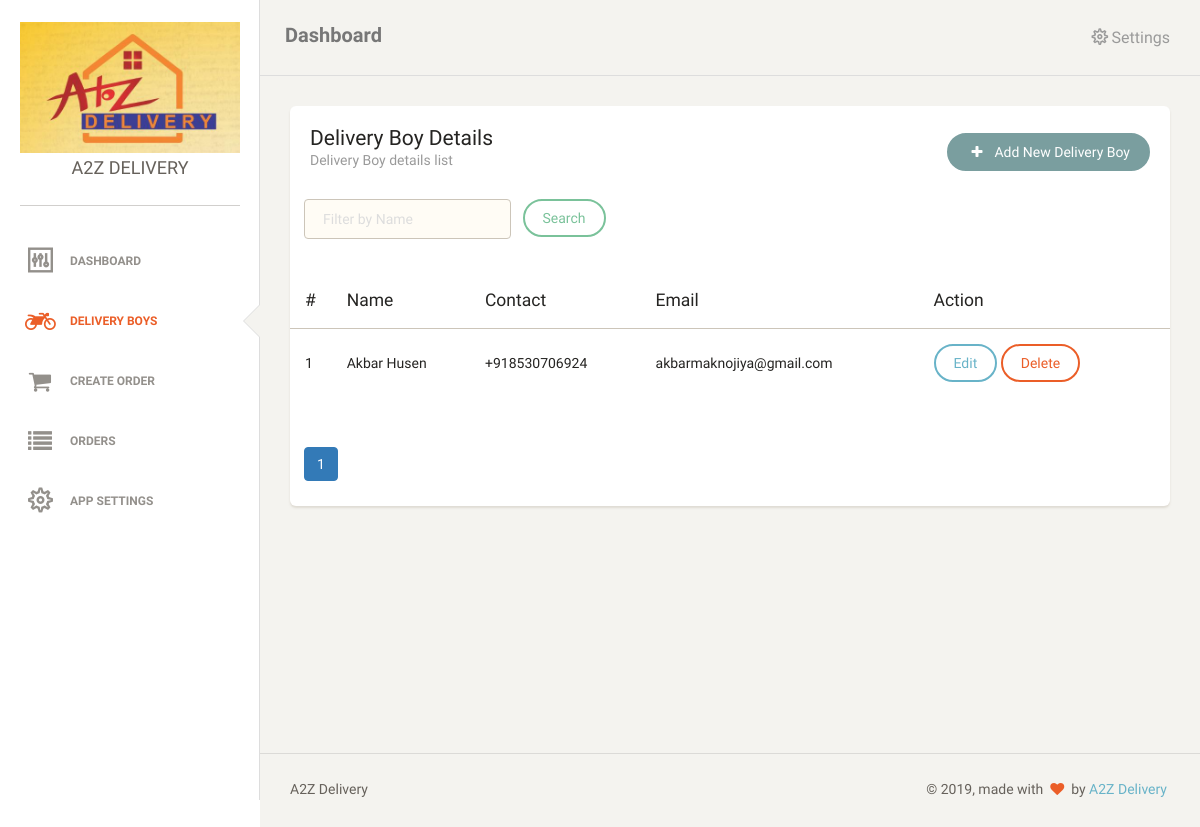
/delivery_boys.php (signed in), run on the app's committed database.
### tables this page shows
CREATE TABLE IF NOT EXISTS `users` (
  `id` int(11) NOT NULL AUTO_INCREMENT,
  `username` varchar(255) NOT NULL,
  `password` varchar(255) NOT NULL,
  `name` varchar(100) NOT NULL,
  `contact` varchar(50) NOT NULL,
  `type` int(11) NOT NULL,
  `created_at` timestamp NOT NULL DEFAULT CURRENT_TIMESTAMP,
  PRIMARY KEY (`id`)
);

### layouts/pagination-top.php (called while the page is built, shortened)
<?php
	$rec_limit = RECORDS_PER_PAGE;
	if( isset($_GET['page'] ) ) {
	    $page = $_GET['page'] - 1;
	    $offset = $rec_limit * $page ;
	}else {
	    $offset = 0;
	}
?>

### common/functions.php (called while the page is built, shortened)
<?php
require_once(BASE_PATH.'/common/database.php');
function get_deliveryboy_details($limited = false,$offset = 0,$limit = 0,$searchWith = '') {
		global $db,$app;
		$limitedSql = "";
		 $where = " WHERE type=2";
		if($limited) {
			$limitedSql = " LIMIT ".$offset.",".$limit;
		}
		$sql = 'SELECT * FROM `users` '.$where.' ORDER BY id DESC'.$limitedSql;
		$result = $db->get($db->query($sql));
		return $result;
}
?>

### common/database.php (called while the page is built, shortened)
<?php
	class DB {
		public $conn;
		function __construct($hostname,$username,$password,$database)
		{
		$this->conn = mysqli_connect($hostname,$username,$password,$database) or die('Database is still not setup ...');
		return $this->conn;
		}
		function query($query) {
			$res = mysqli_query($this->conn,$query);
			return $res;
		}
		function get($res,$inArrayOnly = false) {
			$rows = [];
			while($row = mysqli_fetch_assoc($res)) {
				$rows[] = $row;
			}
			if(!$inArrayOnly) {
				$rows= $this->toStdObject($rows);
			}
			return $rows;
		}
		function toStdObject($rows) {
			$rows = json_decode(json_encode($rows));
			return $rows;
		}
	}
?>

### include.php (called while the page is built, shortened)
<?php
	$db = new DB(HOST,USERNAME,PASSWORD,DATABASE);
?>

### delivery_boys.php (the view, shortened to what this page needs)
<?php
	include_once('layouts/header.php');
	$searchWith = '';
	$deliveryboy_details = get_deliveryboy_details(false,NULL,NULL,$searchWith);
	include_once('layouts/pagination-top.php');
	$deliveryboy_details = get_deliveryboy_details(true,$offset,$rec_limit,$searchWith);
?>
<div class="content">
	<div class="container-fluid">
		<div class="row">
			<div class="col-md-12">
				<div class="card">
					<div class="header">
						<div class="row">
							<div class="col-sm-9">
								<h4 class="title">Delivery Boy Details</h4>
								<p class="category">Delivery Boy details list</p>
							</div>
							<div class="col-sm-3 pull-right">
								<a href="add_delivery_boy.php" class="btn btn-fill btn-primary pull-right"><span><i class="fa fa-plus"></i></span>&nbsp; Add New Delivery Boy </a>
							</div>
						</div>
					</div>
					<div class="content table-responsive table-full-width">
						<div class="row">
							<form method="" action="">
								<div class="col-md-3 ml-1">
									<input type="text" class="form-control border-input" name="filter_keyword" value="<?php if(!empty($_GET['filter_keyword'])) { echo $_GET['filter_keyword']; } else { echo ''; } ?>" placeholder="Filter by Name" />
								</div>
								<div class="col-md-3">
									<div class="form-grooup">
										<input type="submit" name="btnFilter" value="Search" class="btn btn-success" />
									</div>
								</div>
							</form>
						</div>
						<table class="table table-striped mt-2">
							<thead>
								<th>#</th>
								<th>Name</th>
								<th>Contact</th>
								<th>Email</th>
								<th>Action</th>
							</thead>
							<tbody>
								<?php
								if(count($deliveryboy_details) == 0) {
								?>
								<tr>
									<td colspan="4">No records found</td>
								</tr>
								<?php
								}
								else {
								$i=1;
								foreach ($deliveryboy_details as $key => $test_detail) {
								?>
								<tr>
									<td>
										<?php echo $i; ?>
									</td>
									<td>
										<?php echo $test_detail->name ?>
									</td>
									<td>
										<?php
											echo $test_detail->contact;
										?>
									</td>
									<td>
										<?php
											echo $test_detail->username;
										?>
									</td>
									<td>
										<a href="edit_delivery_boy.php?delivery_boy_id=<?php echo $test_detail->id; ?>" class="btn btn-info">Edit</a>
										<a href="?delete_id=<?php echo $test_detail->id; ?>" class="btn btn-danger confirm">Delete</a>
									</td>
								</tr>
								<?php
								$i++;
								}
								}
								?>
							</tbody>
						</table>
					</div>
					<?php include_once('layouts/pagination-links.php'); ?>
				</div>
			</div>
		</div>
	</div>
</div>
<?php
	include_once('layouts/footer.php');
?>

### assets/css/style.css (style rules this page uses)
.ml-1 { margin-left: 1em !important; }
.mt-2 { margin-top: 2em !important; }
.card .header .btn { margin-bottom: 0.5em !important; margin-top: 0.5em !important; }

### data on the page
users: name "Akbar Husen", contact "+918530706924", username "akbarmaknojiya@gmail.com"

### other printed values
get_setting_meta('app_name') "A2Z DELIVERY"
SITE_TITLE "A2Z Delivery"
